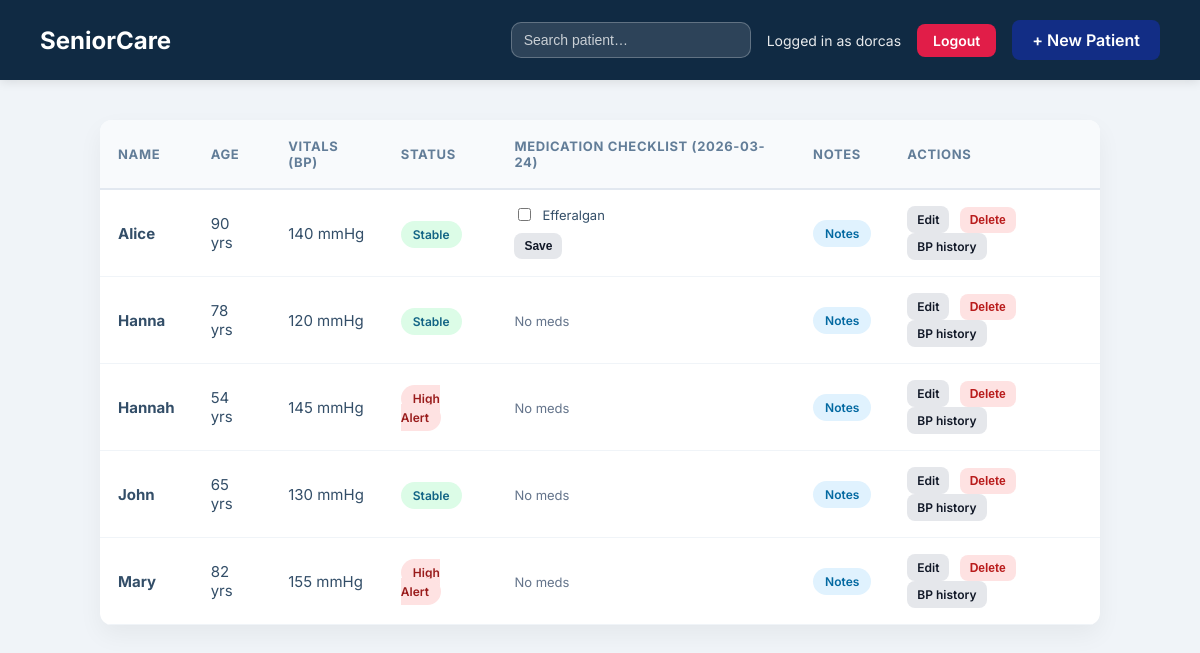
The page / (signed in) on the database its author committed.
### tables this page shows
CREATE TABLE residents (
    id INTEGER PRIMARY KEY AUTOINCREMENT,
    name TEXT,
    age INTEGER,
    bp INTEGER
);

CREATE TABLE medications (
            id INTEGER PRIMARY KEY AUTOINCREMENT,
            resident_id INTEGER NOT NULL,
            name TEXT NOT NULL,
            dosage TEXT,
            created_at TEXT DEFAULT CURRENT_TIMESTAMP,
            FOREIGN KEY (resident_id) REFERENCES residents (id) ON DELETE CASCADE
        );

### care.py (the view)
@app.route("/")
@login_required
def home():
    q = request.args.get("q", "").strip()
    today = date.today().isoformat()
    db = get_db_connection()
    if q:
        residents = db.execute(
            "SELECT * FROM residents WHERE name LIKE ? ORDER BY name",
            (f"%{q}%",),
        ).fetchall()
    else:
        residents = db.execute("SELECT * FROM residents ORDER BY name").fetchall()
    medications_by_resident = {}
    given_ids_by_resident = {}
    resident_ids = [resident["id"] for resident in residents]
    if resident_ids:
        placeholders = ",".join(["?"] * len(resident_ids))
        medications = db.execute(
            f"""
            SELECT id, resident_id, name, dosage, created_at
            FROM medications
            WHERE resident_id IN ({placeholders})
            ORDER BY created_at DESC
            """,
            resident_ids,
        ).fetchall()
        for med in medications:
            rid = med["resident_id"]
            if rid not in medications_by_resident:
                medications_by_resident[rid] = []
            medications_by_resident[rid].append(med)
        given_rows = db.execute(
            f"""
            SELECT ml.medication_id, m.resident_id
            FROM medication_logs ml
            INNER JOIN medications m ON m.id = ml.medication_id
            WHERE m.resident_id IN ({placeholders}) AND ml.given_date = ?
            """,
            (*resident_ids, today),
        ).fetchall()
        for row in given_rows:
            rid = row["resident_id"]
            if rid not in given_ids_by_resident:
                given_ids_by_resident[rid] = set()
            given_ids_by_resident[rid].add(row["medication_id"])
    db.close()
    return render_template(
        "index.html",
        residents=residents,
        medications_by_resident=medications_by_resident,
        given_ids_by_resident=given_ids_by_resident,
        username=session.get("username"),
        q=q,
        today=today,
    )

### care.py (called while the page is built)
def get_db_connection():
    conn = sqlite3.connect("Seniorcare.db")
    conn.row_factory = sqlite3.Row
    return conn

def login_required(view):
    @wraps(view)
    def wrapped_view(**kwargs):
        if "user_id" not in session:
            return redirect(url_for("login"))
        return view(**kwargs)
    return wrapped_view

### templates/index.html (shortened to what this page needs)
<!DOCTYPE html>
<html lang="en">
<head>
    <link rel="stylesheet" href="{{ url_for('static', filename='style.css') }}">
</head>
<body>
    <div class="header">
        <h1>SeniorCare</h1>
        <div class="header-right">
            <form class="search-form" method="get" action="{{ url_for('home') }}">
                <input
                    class="search-input"
                    type="search"
                    name="q"
                    placeholder="Search patient…"
                    value="{{ q or '' }}"
                    aria-label="Search patient by name"
                >
            </form>
            {% if username %}
                <span class="user-info">Logged in as {{ username }}</span>
                <a href="{{ url_for('logout') }}" class="btn-logout">Logout</a>
            {% endif %}
            <a href="{{ url_for('new_resident') }}" class="btn-add btn-add-link">+ New Patient</a>
        </div>
    </div>
    <div class="container">
        <div class="card">
            <table>
                <thead>
                    <tr>
                        <th>Name</th>
                        <th>Age</th>
                        <th>Vitals (BP)</th>
                        <th>Status</th>
                        <th>Medication checklist ({{ today }})</th>
                        <th>Notes</th>
                        <th>Actions</th>
                    </tr>
                </thead>
                <tbody>
                    {% for person in residents %}
                    <tr>
                        <td><strong>{{ person['name'] }}</strong></td>
                        <td>{{ person['age'] }} yrs</td>
                        <td>{{ person['bp'] }} mmHg</td>
                        <td>
                            {% if person['bp'] > 140 %}
                                <span class="status warning">High Alert</span>
                            {% else %}
                                <span class="status normal">Stable</span>
                            {% endif %}
                        </td>
                        <td>
                            {% set meds = medications_by_resident.get(person['id'], []) %}
                            {% set given_ids = given_ids_by_resident.get(person['id'], []) %}
                            {% if meds %}
                                <form method="post" action="{{ url_for('update_medication_checklist', resident_id=person['id']) }}" class="dashboard-med-form">
                                    <div class="dashboard-med-list">
                                        {% for med in meds %}
                                            <label class="dashboard-med-item">
                                                <input
                                                    type="checkbox"
                                                    name="given_ids"
                                                    value="{{ med['id'] }}"
                                                >
                                                <span>
                                                    {{ med['name'] }}
                                                </span>
                                            </label>
                                        {% endfor %}
                                    </div>
                                    <button type="submit" class="btn-small">Save</button>
                                </form>
                            {% else %}
                                <span class="no-medications">No meds</span>
                            {% endif %}
                        </td>
                        <td>
                            <a href="{{ url_for('resident_detail', resident_id=person['id']) }}" class="btn-notes">Notes</a>
                        </td>
                        <td>
                            <a href="{{ url_for('edit_resident', resident_id=person['id']) }}" class="btn-small">Edit</a>
                            <form method="post" action="{{ url_for('delete_resident', resident_id=person['id']) }}" style="display:inline;" onsubmit="return confirm('Are you sure you want to delete this patient?');">
                                <button type="submit" class="btn-small btn-small-danger">Delete</button>
                            </form>
                            <a href="{{ url_for('bp_history', resident_id=person['id']) }}" class="btn-small">BP history</a>
                        </td>
                    </tr>
                    {% endfor %}
                </tbody>
            </table>
        </div>
    </div>
</body>
</html>

### static/style.css (style rules this page uses)
body { background-color: #f0f4f8; font-family: 'Inter', sans-serif; margin: 0; padding: 0; color: #334e68; }
.header { background-color: #102a43; color: white; padding: 20px 40px; display: flex; justify-content: space-between; align-items: center; box-shadow: 0 2px 10px rgba(0,0,0,0.1); }
.header h1 { margin: 0; font-size: 24px; }
.container { max-width: 1000px; margin: 40px auto; padding: 0 20px; }
.card { background: white; border-radius: 12px; box-shadow: 0 10px 25px rgba(0,0,0,0.05); overflow: hidden; }
table { width: 100%; border-collapse: collapse; }
thead { background-color: #f8fafc; border-bottom: 2px solid #e2e8f0; }
th { padding: 18px; text-align: left; font-size: 13px; text-transform: uppercase; letter-spacing: 0.05em; color: #627d98; }
td { padding: 16px 18px; border-bottom: 1px solid #f0f4f8; font-size: 15px; }
.status { padding: 6px 12px; border-radius: 20px; font-size: 12px; font-weight: 600; }
.normal { background: #dcfce7; color: #126485; }
.warning { background: #fee2e2; color: #991b1b; }
.btn-add { background-color: #122d85; color: white; border: none; padding: 10px 20px; border-radius: 8px; font-weight: 600; cursor: pointer; }
.btn-add-link { display: inline-block; text-decoration: none; }
.header-right { display: flex; align-items: center; gap: 16px; }
.search-form { display: flex; align-items: center; gap: 10px; }
.search-input { width: 240px; padding: 9px 12px; border-radius: 10px; border: 1px solid rgba(255,255,255,0.25); background: rgba(255,255,255,0.12); color: white; font-size: 14px; }
.search-input::placeholder { color: rgba(255,255,255,0.75); }
.user-info { font-size: 14px; opacity: 0.9; }
.btn-logout { background-color: #e11d48; color: white; text-decoration: none; padding: 8px 16px; border-radius: 8px; font-size: 14px; font-weight: 600; }
.btn-notes { display: inline-block; padding: 6px 12px; border-radius: 999px; background: #e0f2fe; color: #0369a1; font-size: 12px; text-decoration: none; font-weight: 600; }
.btn-small { display: inline-block; padding: 6px 10px; border-radius: 8px; border: none; background: #e5e7eb; color: #111827; font-size: 12px; font-weight: 600; text-decoration: none; cursor: pointer; margin-right: 6px; }
.btn-small-danger { background: #fee2e2; color: #b91c1c; }
.dashboard-med-form { min-width: 220px; }
.dashboard-med-list { display: flex; flex-direction: column; gap: 6px; margin-bottom: 8px; max-height: 140px; overflow-y: auto; }
.dashboard-med-item { display: flex; align-items: flex-start; gap: 8px; font-size: 13px; line-height: 1.35; }
.dashboard-med-item input[type="checkbox"] { margin-top: 1px; }
.no-medications { color: #64748b; font-size: 13px; }

### rows shown on the page
residents: name "Alice", age "90", bp "140", shows "Stable"
medications: name "Efferalgan"
residents: name "Hanna", age "78", bp "120", shows "Stable", shows "No meds"
residents: name "Hannah", age "54", bp "145", shows "High Alert", shows "No meds"
residents: name "John", age "65", bp "130", shows "Stable", shows "No meds"
residents: name "Mary", age "82", bp "155", shows "High Alert", shows "No meds"

### other values the page prints
{{ username }} "dorcas"
